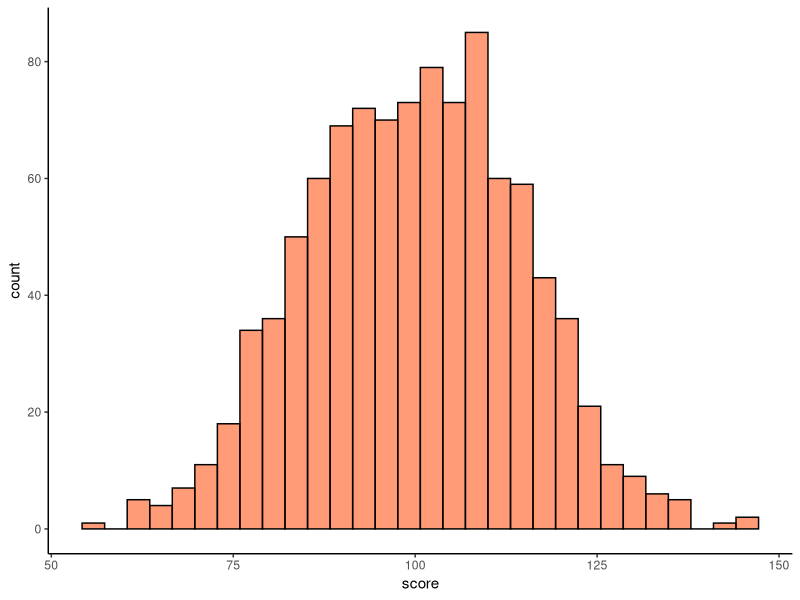

Source code (R): (Note: this script raises an error after producing the figure.)
## ---- chunk 1
# knitr::opts_chunk$set(echo = TRUE)
## ---- chunk 2
library(tidyverse)
## ---- chunk 3
my_data <- tibble(
  score = rnorm(n = 1000,
                mean = 100,
                sd = 15))
## ---- chunk 4
my_data %>%
  ggplot(aes(x = score)) +
  geom_histogram(fill = "#ff450088", colour = "black") +
  theme_classic()
## ---- chunk 5
my_data2 %>%
  ggplot(aes(x = score)) +
  geom_histogram(fill = "#ff450088", colour = "black") +
  theme_classic()
## ---- chunk 6
my_data <- tibble(
  score = rnorm(n = 1000,
                mean = 100,
                sd = 15))
## ---- chunk 7
my_data %>%
  ggplot(aes(x = score)) +
  geom_histogram(fill = "#ff450088", colour = "black") +
  theme_classic()
